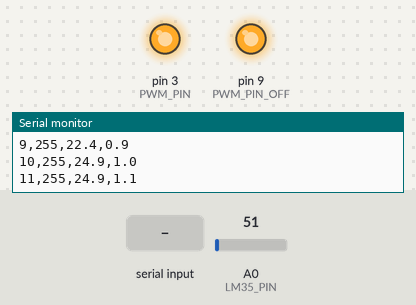
The sketch below on a simulated Arduino Mega 2560, built with avr-gcc and run on an emulated ATmega2560. On the bench: output pins drawn as LEDs (lit = HIGH), the last lines printed to the serial monitor. The inputs (shaded band) are chosen by the test bench; at power-on: A0 (LM35_PIN) = 51. Random numbers use the default seed unless the sketch sets one.

Above: at 1.2 s.
1.3 s: "90,45\n" received over Serial
At 2.5 s:
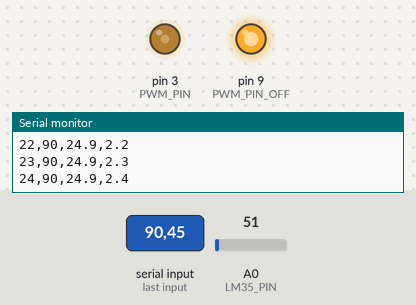
2.8 s: "0\n" received over Serial
At 3.9 s:
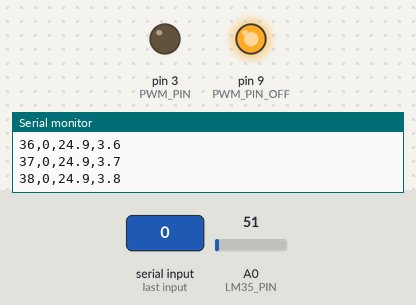
5.8 s: "200\n" received over Serial
At 6.1 s:
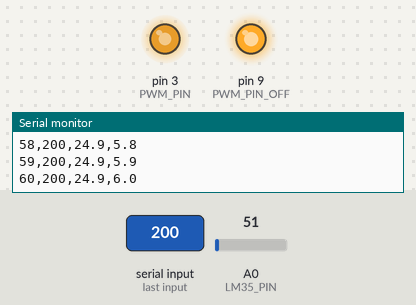
7.3 s: "90\n" received over Serial
Timing chart, 0 to 11.3 s (numbered marks = the images above; inputs shaded):
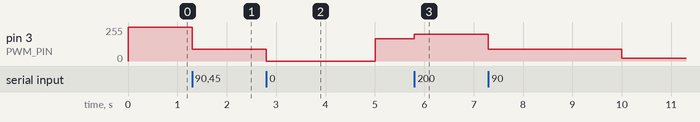

The sketch:

CODIGO_MATRIZ.ino
```cpp
/*
 * Medição de temperatura com LM35 + Controle PWM
 * Arduino Mega 2560
 * Taxa de amostragem: 100ms
 * Conexão: LM35 VCC -> 5V, OUT -> A0, GND -> GND
 */

// ========== CONFIGURAÇÕES ==========
const int PWM_PIN = 3;             // Pino para saída PWM (0-255)
const int PWM_PIN_OFF = 9;
int pwmValue = 255;                  // Valor atual do PWM

const int LM35_PIN = A0;           // Pino analógico para LM35
const float VREF = 5.0;            // Tensão de referência do Arduino (5V)
const int ADC_RESOLUTION = 1023;   // Resolução ADC 10 bits (0-1023)
const int SAMPLE_RATE_MS = 100;    // Taxa de amostragem de 100ms

// ========== FILTRO DE MÉDIA MÓVEL ==========
const int NUM_SAMPLES = 10;        // Número de amostras para filtro
float samples[NUM_SAMPLES];        // Array para armazenar amostras
int sampleIndex = 0;               // Índice atual no array

// ========== VARIÁVEIS DE TEMPO ==========
unsigned long previousMillis = 0;  // Armazena último tempo de leitura
unsigned long startTime = 0;       // Tempo de início

// ========== VARIÁVEIS PARA CONTROLE ALEATÓRIO ==========
const int AMOSTRAS_PARA_MUDANCA = 50;  // Muda PWM a cada 10k amostras
unsigned int contadorAmostras = 0;        // Contador de amostras
bool valoresUsados[256] = {false};        // Marca quais valores já foram usados
int valoresDisponiveis[256];              // Array de valores disponíveis
int totalValoresDisponiveis = 0;          // Quantidade de valores disponíveis
bool modoAutomatico = false;              // Modo automático ativo


long sampleCount = 0;
int contador = 0;
// ========== SETUP ==========
void setup() {
  Serial.begin(115200);           // Inicia comunicação serial
  while (!Serial) {               // Aguarda conexão serial
    ;
  }

  startTime = millis();           // Marca tempo de início

  // Configuração do pino analógico
  pinMode(LM35_PIN, INPUT);

  // Configura referência analógica para padrão (5V)
  analogReference(DEFAULT);

  pinMode(PWM_PIN, OUTPUT);
  pinMode(PWM_PIN_OFF, OUTPUT);
  analogWrite(PWM_PIN_OFF, 255);
  analogWrite(PWM_PIN, pwmValue);

  // Inicializa array de amostras
  for (int i = 0; i < NUM_SAMPLES; i++) {
    samples[i] = 0.0;
  }
}

// ========== LOOP PRINCIPAL ==========
void loop() {
  unsigned long currentMillis = millis();

  // Executa a cada 100ms exatos
  if (currentMillis - previousMillis >= SAMPLE_RATE_MS) {
    previousMillis = currentMillis;

    // Lê temperatura
    float rawTemperature = readTemperatureLM35();

    // Aplica filtro de média móvel
    float filteredTemperature = movingAverageFilter(rawTemperature);

    // Exibe resultados
    displayTemperature(rawTemperature, filteredTemperature);
  }
    // Verifica se deve mudar o PWM (a cada 10k amostras)
    if (contador == AMOSTRAS_PARA_MUDANCA) {
      gerarNovoValorPWM();
      contador = 0;
    }

  // Verifica entrada serial para PWM
  checkSerialForPWM();
}

// ========== FUNÇÃO PARA LER TEMPERATURA ==========
float readTemperatureLM35() {
  // Realiza várias leituras para média
  int totalReadings = 0;
  float sum = 0.0;

  for (int i = 0; i < 5; i++) {
    int adcValue = analogRead(LM35_PIN);

    // Verifica leituras inválidas
    if (adcValue < 0 || adcValue > 1023) {
      continue;
    }

    // Converte para tensão
    float voltage = (adcValue * VREF) / ADC_RESOLUTION;

    // LM35: 10mV por °C, então °C = tensão * 100
    float temperature = voltage * 100.0;

    sum += temperature;
    totalReadings++;

  }

  // Retorna média ou 0 se não houver leituras válidas
  return (totalReadings > 0) ? (sum / totalReadings) : 0.0;
}

// ========== FILTRO DE MÉDIA MÓVEL ==========
float movingAverageFilter(float newSample) {
  // Adiciona nova amostra ao array
  samples[sampleIndex] = newSample;

  // Atualiza índice circular
  sampleIndex = (sampleIndex + 1) % NUM_SAMPLES;

  // Calcula média das amostras
  float sum = 0.0;
  int validSamples = 0;

  for (int i = 0; i < NUM_SAMPLES; i++) {
    if (samples[i] > -50 && samples[i] < 150) {  // Filtro de valores plausíveis
      sum += samples[i];
      validSamples++;
    }
  }

  // Retorna média ou nova amostra se não houver amostras válidas
  return (validSamples > 0) ? (sum / validSamples) : newSample;
}

// ========== EXIBIÇÃO DOS RESULTADOS ==========
void displayTemperature(float rawTemp, float filteredTemp) {

  sampleCount++;

  // Calcula tempo decorrido
  float elapsedTime = (millis() - startTime) / 1000.0;

  // Formata saída
  //Serial.print("Amostra #");
  Serial.print(sampleCount);
  Serial.print(",");
  //Serial.print(" | PWM: ");
  Serial.print(pwmValue);
  Serial.print(",");
  //Serial.print(" | Temp Bruta: ");
  //Serial.print(rawTemp, 1);
  //Serial.print(",");
  //Serial.print("°C | Temp Filtrada: ");
  Serial.print(filteredTemp, 1);
  Serial.print(",");
  //Serial.print("°C | Tempo: ");
  Serial.println(elapsedTime, 1);
  //Serial.println("s");
  contador += 1;
}

// ========== CONTROLE PWM VIA SERIAL ==========
void checkSerialForPWM() {
  if (Serial.available() > 0) {
    String input = Serial.readStringUntil('\n');
    input.trim();

    // Tenta converter para número
    int novoValor = input.toInt();

    // Verifica se é um número válido (0-255)
    if (input.length() > 0 && novoValor >= 0 && novoValor <= 255) {
      pwmValue = novoValor;
      analogWrite(PWM_PIN, pwmValue);
    }
  }
}

// ========== FUNÇÃO AUXILIAR: GERAR NOVO VALOR PWM SEM REPETIÇÃO ==========
void gerarNovoValorPWM() {
  // Se todos os valores já foram usados, reinicia
  if (totalValoresDisponiveis == 0) {
    inicializarValoresAleatorios();
  }

  // Seleciona um índice aleatório dos valores disponíveis
  int indiceAleatorio = random(0, totalValoresDisponiveis);
  int novoValor = valoresDisponiveis[indiceAleatorio];

  // Remove o valor selecionado do array de disponíveis
  for (int i = indiceAleatorio; i < totalValoresDisponiveis - 1; i++) {
    valoresDisponiveis[i] = valoresDisponiveis[i + 1];
  }
  totalValoresDisponiveis--;

  // Marca o valor como usado
  valoresUsados[novoValor] = true;

  // Atualiza o PWM
  pwmValue = novoValor;
  analogWrite(PWM_PIN, pwmValue);
}

// ========== INICIALIZA SISTEMA DE VALORES ALEATÓRIOS ==========
void inicializarValoresAleatorios() {
  // Limpa array de valores usados
  for (int i = 0; i < 256; i++) {
    valoresUsados[i] = false;
  }

  // Preenche array de valores disponíveis (0-255)
  totalValoresDisponiveis = 0;
  for (int i = 0; i < 256; i++) {
    valoresDisponiveis[totalValoresDisponiveis] = i;
    totalValoresDisponiveis++;
  }

}
```

Measured:
- after the input at 1.3 s, pin 3 (PWM_PIN): 255/255 → 90/255 at once
- after the input at 5.8 s, pin 3 (PWM_PIN): 167/255 → 200/255 at once
